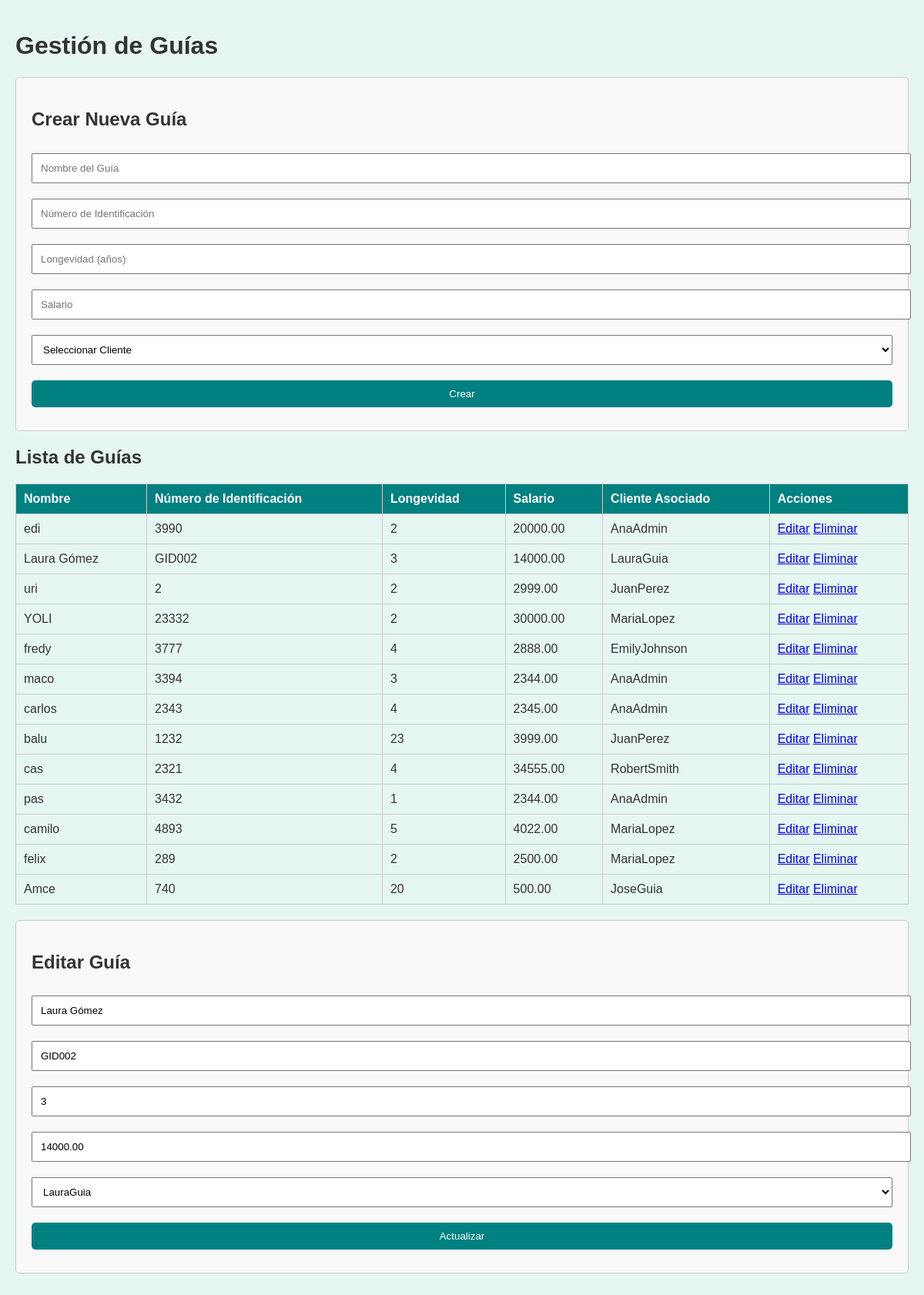
The app's page /mostrar_guias.php?edit=2 with its own data.
### tables this page shows
CREATE TABLE `guias` (
  `id` int NOT NULL,
  `nombre_guia` varchar(100) NOT NULL,
  `numero_identificacion` varchar(20) NOT NULL,
  `longevidad` int DEFAULT NULL,
  `salario` decimal(10,2) NOT NULL,
  `id_cliente` int DEFAULT NULL
);

CREATE TABLE `clientes` (
  `id` int NOT NULL,
  `rol` enum('admin','usuario','guia') NOT NULL,
  `nombre_usuario` varchar(50) NOT NULL,
  `correo` varchar(100) NOT NULL,
  `contrasena` varchar(255) NOT NULL
);

### mostrar_guias.php (the view, shortened to what this page needs)
<?php
include 'conexion.php';
$result = $conn->query("SELECT g.*, c.nombre_usuario AS cliente_nombre
                        FROM guias g
                        LEFT JOIN clientes c ON g.id_cliente = c.id");
?>
<!DOCTYPE html>
<html lang="es">
<head>
</head>
<body>
<h1>Gestión de Guías</h1>
<div class="form-container">
    <h2>Crear Nueva Guía</h2>
    <form method="POST" action="">
        <input type="text" name="nombre_guia" placeholder="Nombre del Guía" required>
        <input type="text" name="numero_identificacion" placeholder="Número de Identificación" required>
        <input type="number" name="longevidad" placeholder="Longevidad (años)">
        <input type="number" step="0.01" name="salario" placeholder="Salario" required>
        <select name="id_cliente" required>
            <option value="">Seleccionar Cliente</option>
        </select>
 <button type="submit" name="create">Crear</button>
    </form>
</div>
<h2>Lista de Guías</h2>
<table>
    <tr>
        <th>Nombre</th>
        <th>Número de Identificación</th>
        <th>Longevidad</th>
        <th>Salario</th>
        <th>Cliente Asociado</th>
        <th>Acciones</th>
    </tr>
    <?php while ($row = $result->fetch_assoc()): ?>
    <tr>
        <td><?php echo $row['nombre_guia']; ?></td>
        <td><?php echo $row['numero_identificacion']; ?></td>
        <td><?php echo $row['longevidad']; ?></td>
        <td><?php echo $row['salario']; ?></td>
        <td><?php echo $row['cliente_nombre'] ? $row['cliente_nombre'] : "Sin cliente"; ?></td>
        <td>
            <a href="?edit=<?php echo $row['id']; ?>">Editar</a>
            <a href="?delete=<?php echo $row['id']; ?>" onclick="return confirm('¿Seguro que deseas eliminar esta guía?');">Eliminar</a>
        </td>
    </tr>
    <?php endwhile; ?>
</table>
<?php
if (isset($_GET['edit'])):
    $id = $_GET['edit'];
    $guia = $conn->query("SELECT * FROM guias WHERE id='$id'")->fetch_assoc();
?>
<div class="form-container">
    <h2>Editar Guía</h2>
    <form method="POST" action="">
        <input type="text" name="nombre_guia" value="<?php echo $guia['nombre_guia']; ?>" required>
        <input type="text" name="numero_identificacion" value="<?php echo $guia['numero_identificacion']; ?>" required>
        <input type="number" name="longevidad" value="<?php echo $guia['longevidad']; ?>">
        <input type="number" step="0.01" name="salario" value="<?php echo $guia['salario']; ?>" required>
        <select name="id_cliente" required>
            <?php
            $clientes = $conn->query("SELECT id, nombre_usuario FROM clientes");
            while ($cliente = $clientes->fetch_assoc()) {
                $selected = $cliente['id'] == $guia['id_cliente'] ? "selected" : "";
                echo "<option value='" . $cliente['id'] . "' $selected>" . $cliente['nombre_usuario'] . "</option>";
            }
            ?>
        </select>
        <button type="submit" name="update">Actualizar</button>
    </form>
</div>
<?php endif; ?>
</body>
</html>

### mostrar_guias.php (style rules this page uses)
body { font-family: Arial, sans-serif; background-color: #e6f7f2; color: #333; margin: 0; padding: 20px; }
table { width: 100%; border-collapse: collapse; margin-bottom: 20px; }
table, th, td { border: 1px solid #ccc; }
th, td { padding: 10px; text-align: left; }
th { background-color: #008080; color: white; }
button { background-color: #008080; color: white; border: none; padding: 10px 15px; cursor: pointer; border-radius: 5px; }
.form-container { background-color: #f9f9f9; padding: 20px; border: 1px solid #ccc; border-radius: 5px; margin-bottom: 20px; }
.form-container input, .form-container select, .form-container button { width: 100%; margin: 10px 0; padding: 10px; }

### records on screen
guias: nombre_guia "edi", numero_identificacion "3990", longevidad "2", salario "20000.00", id_cliente.nombre_usuario "AnaAdmin"
guias: nombre_guia "Laura Gómez", numero_identificacion "GID002", longevidad "3", salario "14000.00", id_cliente.nombre_usuario "LauraGuia"
guias: nombre_guia "uri", numero_identificacion "2", longevidad "2", salario "2999.00", id_cliente.nombre_usuario "JuanPerez"
guias: nombre_guia "YOLI", numero_identificacion "23332", longevidad "2", salario "30000.00", id_cliente.nombre_usuario "MariaLopez"
guias: nombre_guia "fredy", numero_identificacion "3777", longevidad "4", salario "2888.00", id_cliente.nombre_usuario "EmilyJohnson"
guias: nombre_guia "maco", numero_identificacion "3394", longevidad "3", salario "2344.00", id_cliente.nombre_usuario "AnaAdmin"
guias: nombre_guia "carlos", numero_identificacion "2343", longevidad "4", salario "2345.00", id_cliente.nombre_usuario "AnaAdmin"
guias: nombre_guia "balu", numero_identificacion "1232", longevidad "23", salario "3999.00", id_cliente.nombre_usuario "JuanPerez"
guias: nombre_guia "cas", numero_identificacion "2321", longevidad "4", salario "34555.00", id_cliente.nombre_usuario "RobertSmith"
guias: nombre_guia "pas", numero_identificacion "3432", longevidad "1", salario "2344.00", id_cliente.nombre_usuario "AnaAdmin"
guias: nombre_guia "camilo", numero_identificacion "4893", longevidad "5", salario "4022.00", id_cliente.nombre_usuario "MariaLopez"
guias: nombre_guia "felix", numero_identificacion "289", longevidad "2", salario "2500.00", id_cliente.nombre_usuario "MariaLopez"
guias: nombre_guia "Amce", numero_identificacion "740", longevidad "20", salario "500.00", id_cliente.nombre_usuario "JoseGuia"

### other values on screen
form field id_cliente "LauraGuia"
